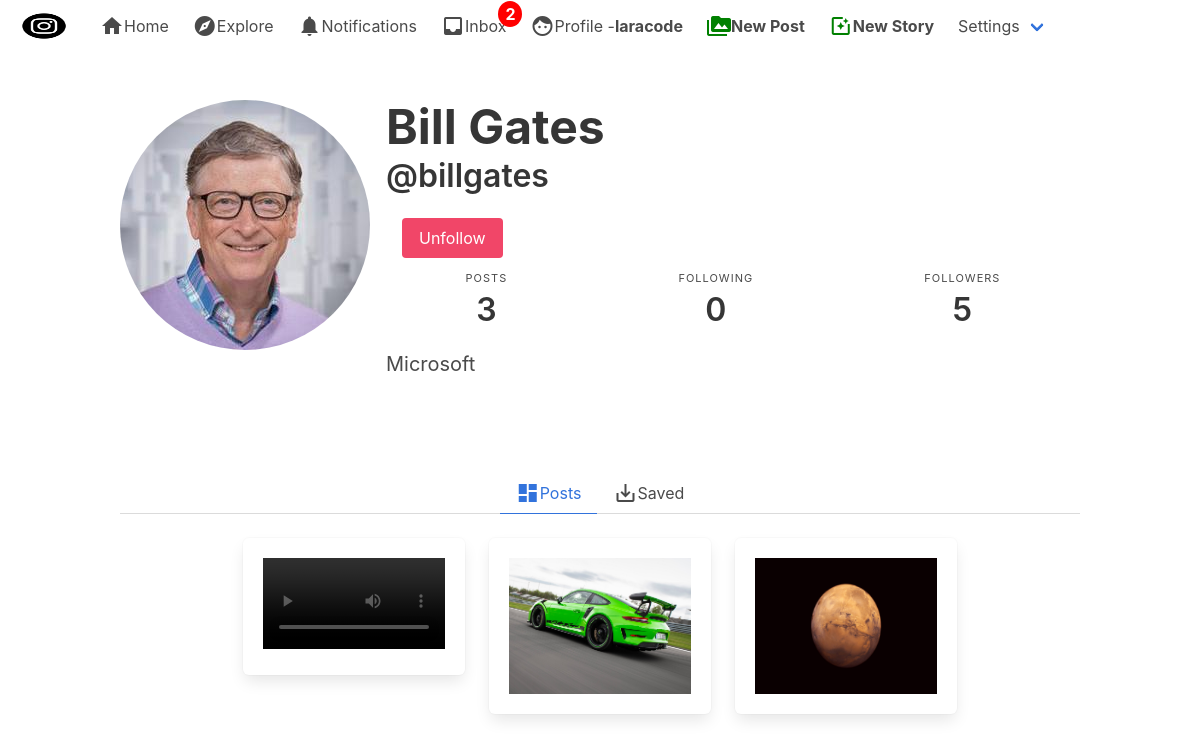
Screenshot of /billgates/ (signed in) with the database file from the repository.
### authy/models.py (models this page shows, shortened)
class Profile(models.Model):
	user = models.OneToOneField(User, on_delete=models.CASCADE, related_name='profile')
	first_name = models.CharField(max_length=50, null=True, blank=True)
	last_name = models.CharField(max_length=50, null=True, blank=True)
	location = models.CharField(max_length=50, null=True, blank=True)
	url = models.CharField(max_length=80, null=True, blank=True)
	profile_info = models.TextField(max_length=150, null=True, blank=True)
	created = models.DateField(auto_now_add=True)
	favorites = models.ManyToManyField(Post)
	picture = models.ImageField(upload_to=user_directory_path, blank=True, null=True, verbose_name='Picture')

### post/models.py (models this page shows, shortened)
class Post(models.Model):
	id = models.UUIDField(primary_key=True, default=uuid.uuid4, editable=False)
	content =  models.ManyToManyField(PostFileContent, related_name='contents')
	caption = models.TextField(max_length=1500, verbose_name='Caption')
	posted = models.DateTimeField(auto_now_add=True)
	tags = models.ManyToManyField(Tag, related_name='tags')
	user = models.ForeignKey(User, on_delete=models.CASCADE)
	likes = models.IntegerField(default=0)
	def get_absolute_url(self):
		return reverse('postdetails', args=[str(self.id)])

class PostFileContent(models.Model):
	user = models.ForeignKey(User, on_delete=models.CASCADE, related_name='content_owner')
	file = models.FileField(upload_to=user_directory_path)

### authy/views.py (the view)
# urls.py: path('<username>/', UserProfile, name='profile'),
def UserProfile(request, username):
	user = get_object_or_404(User, username=username)
	profile = Profile.objects.get(user=user)
	url_name = resolve(request.path).url_name
	if url_name == 'profile':
		posts = Post.objects.filter(user=user).order_by('-posted')
	else:
		posts = profile.favorites.all()
	posts_count = Post.objects.filter(user=user).count()
	following_count = Follow.objects.filter(follower=user).count()
	followers_count = Follow.objects.filter(following=user).count()
	follow_status = Follow.objects.filter(following=user, follower=request.user).exists()
	paginator = Paginator(posts, 8)
	page_number = request.GET.get('page')
	posts_paginator = paginator.get_page(page_number)
	template = loader.get_template('profile.html')
	context = {
		'posts': posts_paginator,
		'profile':profile,
		'following_count':following_count,
		'followers_count':followers_count,
		'posts_count':posts_count,
		'follow_status':follow_status,
		'url_name':url_name,
	}
	return HttpResponse(template.render(context, request))

### direct/views.py (called while the page is built)
def checkDirects(request):
	directs_count = 0
	if request.user.is_authenticated:
		directs_count = Message.objects.filter(user=request.user, is_read=False).count()
	return {'directs_count':directs_count}

### notifications/views.py (called while the page is built)
def CountNotifications(request):
	count_notifications = 0
	if request.user.is_authenticated:
		count_notifications = Notification.objects.filter(user=request.user, is_seen=False).count()
	return {'count_notifications':count_notifications}

### instagram_clone/templates/profile.html (shortened to what this page needs)
{% extends 'base.html' %}
{% load static %}
{% block content %}
<article class="media">
  <div class="media-left">
      <figure class="image is-256x256">
        {% if profile.picture %}
          <img class="is-rounded" src="{{ profile.picture.url }}">
        {% else %}
          <img class="is-rounded" src="https://bulma.io/images/placeholders/256x256.png">
        {% endif %}
      </figure>
  </div>
   <div class="media-content">
    <div class="content">
      <h1 style="font-weight: bold;" class="title is-1">{% if profile.first_name %}{{ profile.first_name }} {{ profile.last_name }} {% endif %}</h1>
      <h2 class="subtitle is-3">@{{ profile.user }}</h2>
    {% if user.is_authenticated and user != profile.user %}
      <div class="media-right">
        {% if follow_status == True %}
          <a href="{% url 'follow' profile.user 0 %}" class="button is-danger">Unfollow</a>
        {% else %}
          <a href="{% url 'follow' profile.user 1 %}" class="button is-success">Follow</a>
        {% endif  %}
      </div>
    {% endif %}
    </div>
     <nav class="level is-mobile">
  <div class="level-item has-text-centered">
    <div>
      <p class="heading">Posts</p>
      <p class="title">{{ posts_count }}</p>
    </div>
  </div>
  <div class="level-item has-text-centered">
    <div>
      <p class="heading">Following</p>
      <p class="title">{{ following_count }}</p>
    </div>
  </div>
  <div class="level-item has-text-centered">
    <div>
      <p class="heading">Followers</p>
      <p class="title">{{ followers_count }}</p>
    </div>
  </div>
</nav>
<p class="subtitle is-5">{% if profile.profile_info %}{{ profile.profile_info }}{% endif %}</p>
 </div>
</article>
</div>
  </section>
  <section class="section">
    <div class="container">
  <div class="tabs is-centered">
  <ul>
    <li class="{% if url_name == 'profile' %}is-active{% endif %}">
      <a href="{% url 'profile' profile.user %}"><i class="material-icons">dashboard</i>Posts</a>
    </li>
    <li class="{% if url_name == 'profilefavorites' %}is-active{% endif %}">
      <a href="{% url 'profilefavorites' profile.user %}"><i class="material-icons">save_alt</i>Saved</a>
    </li>
  </ul>
</div>
    <div class="columns is-mobile is-multiline is-centered">
    {% for post in posts %}
      <div class="column is-one-quarter">
        <div class="box">
  {% if post.content.first.file.name|slice:"-3:" == 'jpg' or post_item.content.first.file.name|slice:"-3:" == 'png' %}
    <figure class="image is-4by3">
      <a href="{{ post.get_absolute_url }}">
        <img src="{{ post.content.first.file.url }}" alt="Placeholder image">
      </a>
    </figure>
  {% else %}
    <a href="{{ post.get_absolute_url }}">
      <video width="640" controls="controls" preload="metadata">
        <source src="{{ post.content.first.file.url }}#t=0.5" type="video/mp4">
      </video>
    </a>
  {% endif %}
    </div>
      </div>
    {% empty %}
      <br>
      <h3 class="title is-3">You do not have any post!</h3>
    {% endfor %}
      </div>
</div>
  </section>
{% endblock %}

### instagram_clone/templates/base.html (shortened to what this page needs)
{% load static %}
<!DOCTYPE html>
<html>
  <head>
    <link rel="stylesheet" href="{% static 'css/bulma.min.css' %}">
    <link rel="stylesheet" href="{% static 'css/style.css' %}">
  </head>
  <body>
  <nav class="navbar" role="navigation" aria-label="main navigation">
  <div class="navbar-brand">
    <a class="navbar-item" href="">
      <img src="{% static 'img/instagram_black.png' %}" width="64" height="64">
    </a>
  </div>
  <div id="navbarBasicExample" class="navbar-menu">
    <div class="navbar-start">
      <a href="{% url 'index' %}" class="navbar-item">
        <i class="material-icons">home</i>
        Home
      </a>
      <a class="navbar-item">
        <i class="material-icons">explore</i>
        Explore
      </a>
      <a href="{% url 'show-notifications' %}" class="navbar-item">
        <i class="material-icons">notifications</i>
        Notifications
      </a>
      <a href="{% url 'inbox' %}" class="navbar-item">
        <i class="material-icons">inbox</i>
        Inbox
        {% if directs_count %}
        <span class="badge">{{ directs_count }}</span>
        {% endif %}
      </a>
      <a href="{% url 'profile' request.user %}" class="navbar-item">
        <i class="material-icons">face</i>
        Profile - <strong>{{ request.user }}</strong>
      </a>
        <a href="{% url 'newpost' %}" class="navbar-item">
          <i style="color: green;" class="material-icons">perm_media</i>
          <strong>New Post</strong>
        </a>
        <a href="{% url 'newstory' %}" class="navbar-item">
          <i style="color: green;" class="material-icons">photo_filter</i>
          <strong>New Story</strong>
        </a>
      <div class="navbar-item has-dropdown is-hoverable">
        <a class="navbar-link">
          Settings
        </a>
      </div>
    </div>
  </div>
</nav>
  <section class="section">
    <div class="container">
      {% block content %}
      {% endblock %}
  </body>
</html>

### instagram_clone/static/css/style.css (style rules this page uses)
.badge { position: absolute; top: 1px; right: -4px; padding: 1px 7px; border-radius: 50%; background: red; color: white; font-weight: bold; }
* { box-sizing:border-box }

### rows the page displays
Profile: picture (picture), first_name "Bill", last_name "Gates", user "billgates", profile_info "Microsoft"
Post: content.first.file (picture)
Post: content.first.file (picture)

### other values shown
{{ directs_count }} "2"
{{ request.user }} "laracode"
{{ posts_count }} "3"
{{ following_count }} "0"
{{ followers_count }} "5"
